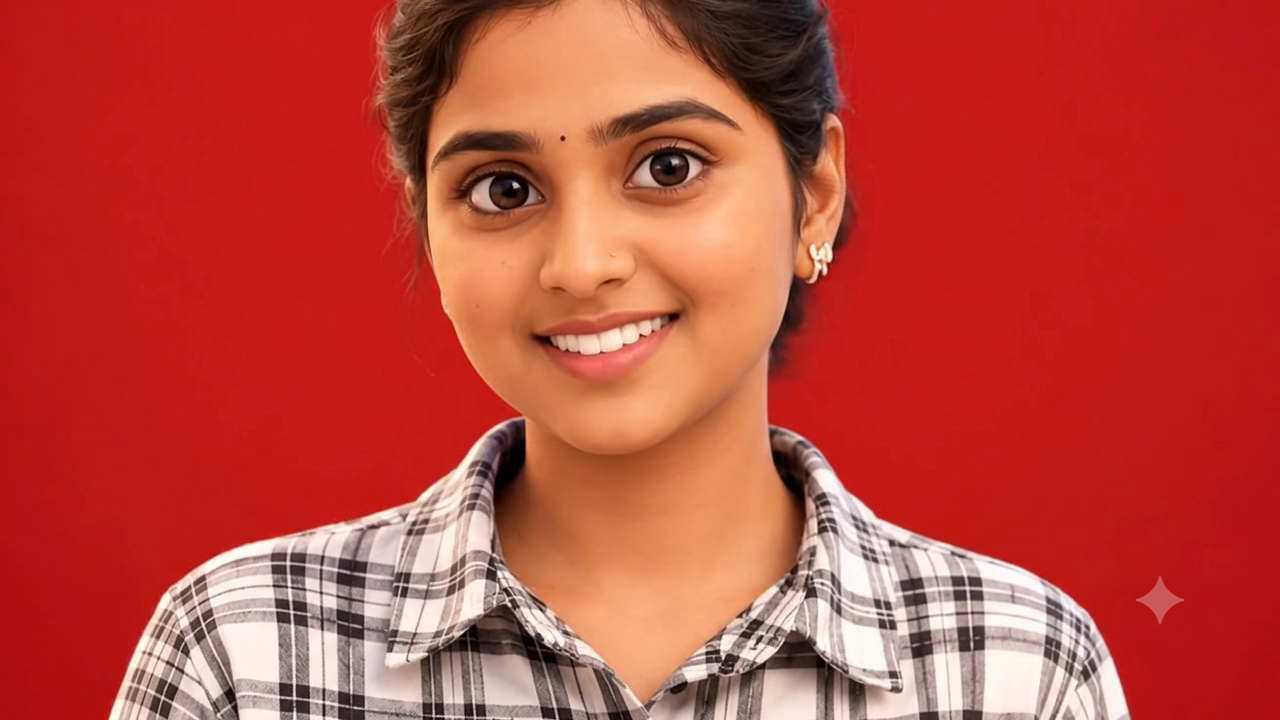
#> input picture frame 0 of public/character.mp4, 1280 x 720 px
$ python extract_frames.py
#> lines starting #> are read from the running program, lines starting #| are printed output that depends on the picture
import cv2
import os

VIDEO_PATH = "public/character.mp4"
OUTPUT_DIR = "public/frames"

TOTAL_FRAMES = 64

os.makedirs(OUTPUT_DIR, exist_ok=True)

cap = cv2.VideoCapture(VIDEO_PATH)

if not cap.isOpened():
    print("Could not open video.")
    exit()

total_video_frames = int(cap.get(cv2.CAP_PROP_FRAME_COUNT))
fps = cap.get(cv2.CAP_PROP_FPS)

print("Total video frames:", total_video_frames)
print("FPS:", fps)

if total_video_frames == 0:
    print("Video contains no frames.")
    cap.release()
    exit()

# Select 64 frames evenly across the video
frame_indexes = [
    int(i * (total_video_frames - 1) / (TOTAL_FRAMES - 1))
    for i in range(TOTAL_FRAMES)
]

for i, frame_index in enumerate(frame_indexes):
    cap.set(cv2.CAP_PROP_POS_FRAMES, frame_index)

    success, frame = cap.read()

    if not success:
        print("Could not read frame:", frame_index)
        continue

    output_path = os.path.join(
        OUTPUT_DIR,
        f"frame-{i:02d}.webp"
    )

    cv2.imwrite(
        output_path,
        frame,
        [cv2.IMWRITE_WEBP_QUALITY, 95]
    )

    print(f"Created {output_path}")

# Use the first frame as the center frame
cap.set(cv2.CAP_PROP_POS_FRAMES, 0)

success, center_frame = cap.read()

if success:
    center_path = os.path.join(
        OUTPUT_DIR,
        "center.webp"
    )

    cv2.imwrite(
        center_path,
        center_frame,
        [cv2.IMWRITE_WEBP_QUALITY, 95]
    )

    print("Created center.webp")

cap.release()

print("\nDone!")

$ run again, starting later in the video
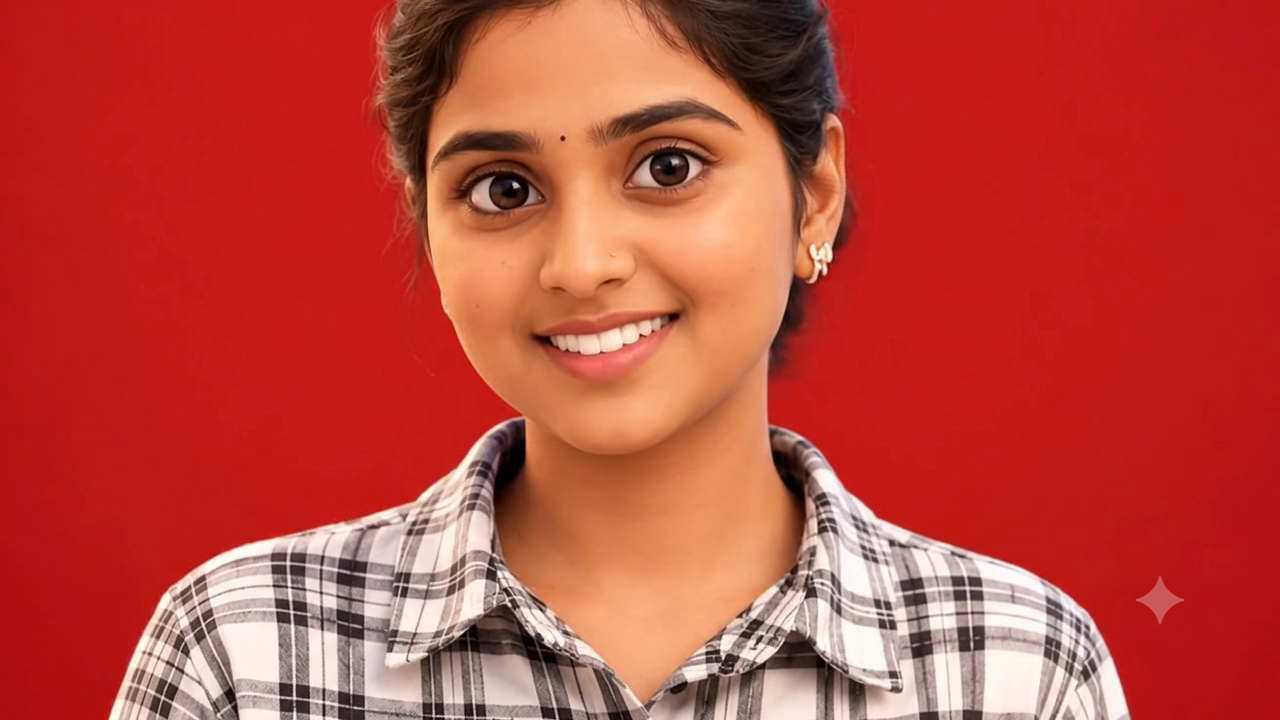
#> input picture frame 0 of public/character.mp4, 1280 x 720 px

$ run again, starting later in the video
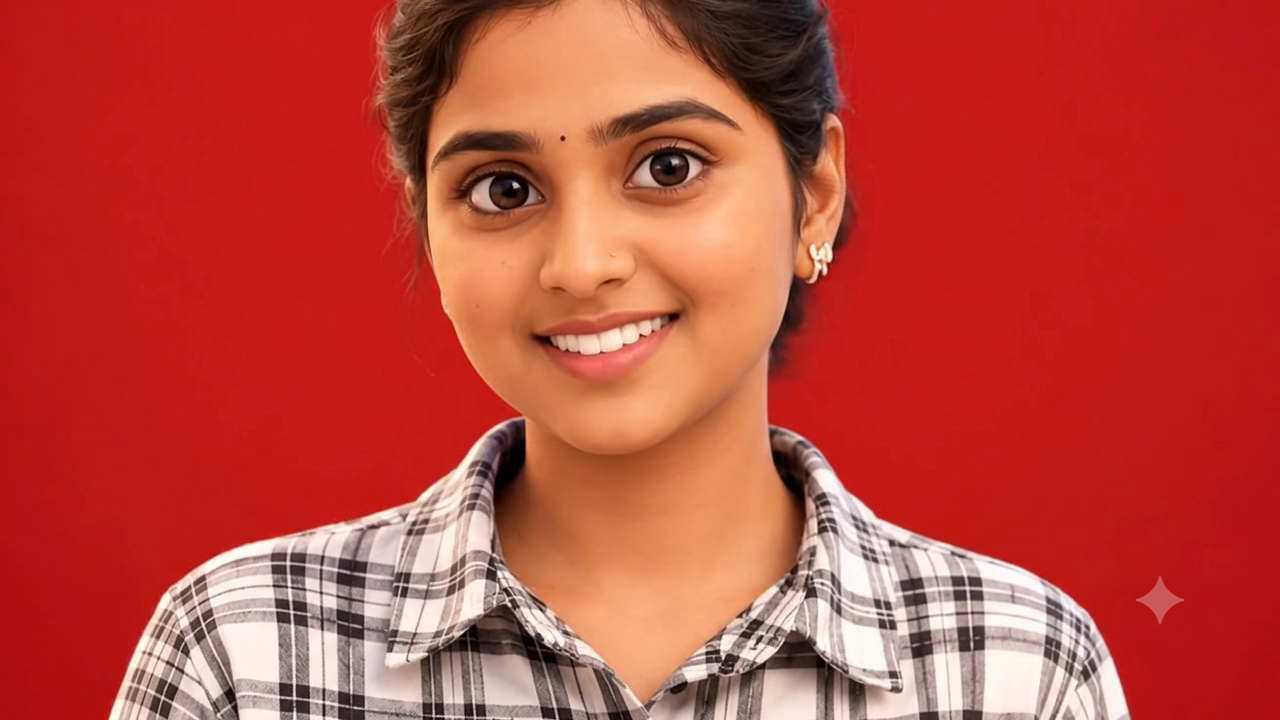
#> input picture frame 0 of public/character.mp4, 1280 x 720 px
